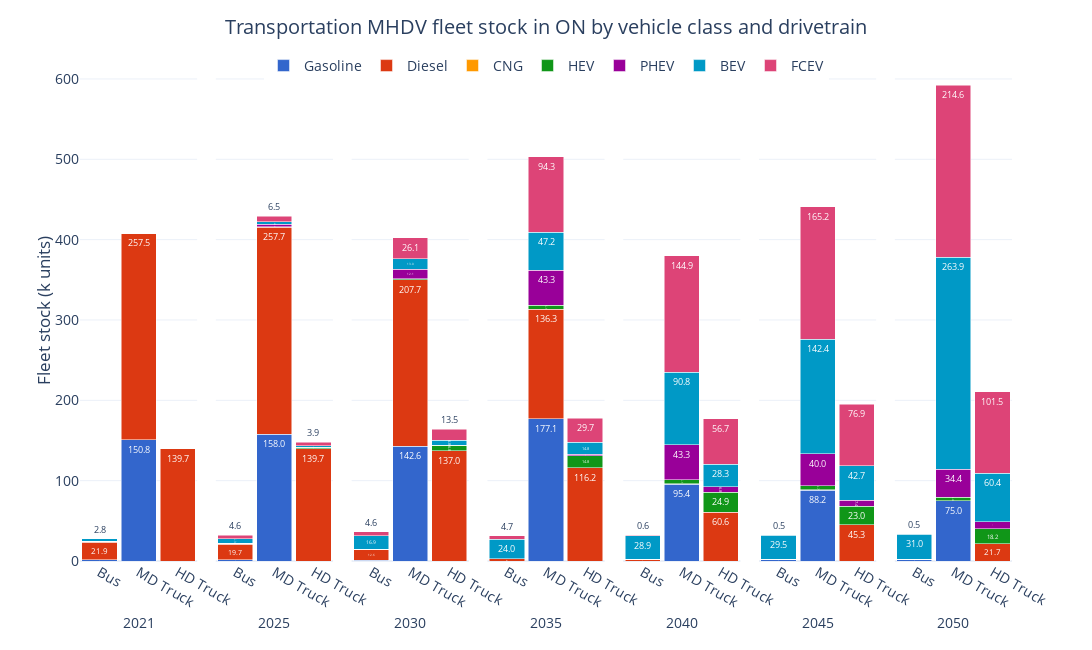

Write notebook code for a chart like this one.
### Code cell
ref_fig = ref_trncap[ref_trncap['Vehicle Class'].isin(['MD Truck', 'HD Truck', 'Bus'])][['Period', 'Vehicle Class', 'Capacity (M units)', 'Carrier']].groupby(['Period', 'Vehicle Class', 'Carrier'], as_index=False).sum()
ref_fig['Capacity (k units)'] = ref_fig['Capacity (M units)']*1E3

ref_fig['Carrier'] = pd.Categorical(ref_fig['Carrier'], categories=drivetrain_order, ordered=True)
ref_fig = ref_fig.sort_values(['Carrier', 'Period'])

fig = px.bar(ref_fig, 
             x='Vehicle Class', 
             y='Capacity (k units)', 
             color='Carrier', 
             barmode='stack', 
             facet_col='Period',
             facet_col_spacing=2E-2,
             template='plotly_white',
             color_discrete_sequence=px.colors.qualitative.G10[:7] + px.colors.qualitative.G10[8:],
             text_auto='.1f',
            #  text='Demand (PJ)_sum'
             width=1150, height=650,
             )

fig.update_layout(title=dict(
        text='Transportation MHDV fleet stock in ON by vehicle class and drivetrain',
        x=0.5, 
        y=0.97,
        xanchor='center',
        yanchor='top'
    ),
    xaxis=dict(title='Period'),
    yaxis=dict(title='Fleet stock (k units)',
               dtick=100),
    yaxis_title_standoff=0,
    legend_title_text='',
    bargap=0.1,
    legend=dict(
        orientation='h',  
        yanchor='top',
        y=1.02,  
        xanchor='center',
        x=0.5),
    font=dict(
        # family="Open Sans",
        size=14)
    )

for annotation in fig.layout.annotations:
    annotation.text = annotation.text.split('=')[1]
    annotation.y = -0.1  
    annotation.yanchor = 'top' 

for axis in fig.layout:
    if axis.startswith('xaxis'):
        fig.layout[axis].title.text = ''

fig.for_each_trace(lambda trace: trace.update(textfont=dict(size=9)))

fig.show()

### Figure 1 — Plotly figure (JSON) as saved in the notebook; plotly's stock layout.template omitted (floating-point values rounded to 4 significant figures)
{"data": [{"alignmentgroup": "True", "hovertemplate": "Carrier=Gasoline<br>Period=2021<br>Vehicle Class=%{x}<br>Capacity (k units)=%{y}<extra></extra>", "legendgroup": "Gasoline", "marker": {"color": "#3366CC", "pattern": {"shape": ""}}, "name": "Gasoline", "offsetgroup": "Gasoline", "orientation": "v", "showlegend": true, "textfont": {"size": 9}, "textposition": "auto", "texttemplate": "%{y:.1f}", "type": "bar", "x": ["Bus", "MD Truck"], "xaxis": "x", "y": [1.515, 150.8], "yaxis": "y"}, {"alignmentgroup": "True", "hovertemplate": "Carrier=Gasoline<br>Period=2025<br>Vehicle Class=%{x}<br>Capacity (k units)=%{y}<extra></extra>", "legendgroup": "Gasoline", "marker": {"color": "#3366CC", "pattern": {"shape": ""}}, "name": "Gasoline", "offsetgroup": "Gasoline", "orientation": "v", "showlegend": false, "textfont": {"size": 9}, "textposition": "auto", "texttemplate": "%{y:.1f}", "type": "bar", "x": ["Bus", "MD Truck"], "xaxis": "x2", "y": [1.452, 158.0], "yaxis": "y2"}, {"alignmentgroup": "True", "hovertemplate": "Carrier=Gasoline<br>Period=2030<br>Vehicle Class=%{x}<br>Capacity (k units)=%{y}<extra></extra>", "legendgroup": "Gasoline", "marker": {"color": "#3366CC", "pattern": {"shape": ""}}, "name": "Gasoline", "offsetgroup": "Gasoline", "orientation": "v", "showlegend": false, "textfont": {"size": 9}, "textposition": "auto", "texttemplate": "%{y:.1f}", "type": "bar", "x": ["Bus", "MD Truck"], "xaxis": "x3", "y": [1.11, 142.6], "yaxis": "y3"}, {"alignmentgroup": "True", "hovertemplate": "Carrier=Gasoline<br>Period=2035<br>Vehicle Class=%{x}<br>Capacity (k units)=%{y}<extra></extra>", "legendgroup": "Gasoline", "marker": {"color": "#3366CC", "pattern": {"shape": ""}}, "name": "Gasoline", "offsetgroup": "Gasoline", "orientation": "v", "showlegend": false, "textfont": {"size": 9}, "textposition": "auto", "texttemplate": "%{y:.1f}", "type": "bar", "x": ["Bus", "MD Truck"], "xaxis": "x4", "y": [0.005538, 177.1], "yaxis": "y4"}, {"alignmentgroup": "True", "hovertemplate": "Carrier=Gasoline<br>Period=2040<br>Vehicle Class=%{x}<br>Capacity (k units)=%{y}<extra></extra>", "legendgroup": "Gasoline", "marker": {"color": "#3366CC", "pattern": {"shape": ""}}, "name": "Gasoline", "offsetgroup": "Gasoline", "orientation": "v", "showlegend": false, "textfont": {"size": 9}, "textposition": "auto", "texttemplate": "%{y:.1f}", "type": "bar", "x": ["Bus", "MD Truck"], "xaxis": "x5", "y": [0.002636, 95.41], "yaxis": "y5"}, {"alignmentgroup": "True", "hovertemplate": "Carrier=Gasoline<br>Period=2045<br>Vehicle Class=%{x}<br>Capacity (k units)=%{y}<extra></extra>", "legendgroup": "Gasoline", "marker": {"color": "#3366CC", "pattern": {"shape": ""}}, "name": "Gasoline", "offsetgroup": "Gasoline", "orientation": "v", "showlegend": false, "textfont": {"size": 9}, "textposition": "auto", "texttemplate": "%{y:.1f}", "type": "bar", "x": ["Bus", "MD Truck"], "xaxis": "x6", "y": [1.312, 88.24], "yaxis": "y6"}, {"alignmentgroup": "True", "hovertemplate": "Carrier=Gasoline<br>Period=2050<br>Vehicle Class=%{x}<br>Capacity (k units)=%{y}<extra></extra>", "legendgroup": "Gasoline", "marker": {"color": "#3366CC", "pattern": {"shape": ""}}, "name": "Gasoline", "offsetgroup": "Gasoline", "orientation": "v", "showlegend": false, "textfont": {"size": 9}, "textposition": "auto", "texttemplate": "%{y:.1f}", "type": "bar", "x": ["Bus", "MD Truck"], "xaxis": "x7", "y": [2.305, 75.02], "yaxis": "y7"}, {"alignmentgroup": "True", "hovertemplate": "Carrier=Diesel<br>Period=2021<br>Vehicle Class=%{x}<br>Capacity (k units)=%{y}<extra></extra>", "legendgroup": "Diesel", "marker": {"color": "#DC3912", "pattern": {"shape": ""}}, "name": "Diesel", "offsetgroup": "Diesel", "orientation": "v", "showlegend": true, "textfont": {"size": 9}, "textposition": "auto", "texttemplate": "%{y:.1f}", "type": "bar", "x": ["Bus", "HD Truck", "MD Truck"], "xaxis": "x", "y": [21.94, 139.7, 257.5], "yaxis": "y"}, {"alignmentgroup": "True", "hovertemplate": "Carrier=Diesel<br>Period=2025<br>Vehicle Class=%{x}<br>Capacity (k units)=%{y}<extra></extra>", "legendgroup": "Diesel", "marker": {"color": "#DC3912", "pattern": {"shape": ""}}, "name": "Diesel", "offsetgroup": "Diesel", "orientation": "v", "showlegend": false, "textfont": {"size": 9}, "textposition": "auto", "texttemplate": "%{y:.1f}", "type": "bar", "x": ["Bus", "HD Truck", "MD Truck"], "xaxis": "x2", "y": [19.7, 139.7, 257.7], "yaxis": "y2"}, {"alignmentgroup": "True", "hovertemplate": "Carrier=Diesel<br>Period=2030<br>Vehicle Class=%{x}<br>Capacity (k units)=%{y}<extra></extra>", "legendgroup": "Diesel", "marker": {"color": "#DC3912", "pattern": {"shape": ""}}, "name": "Diesel", "offsetgroup": "Diesel", "orientation": "v", "showlegend": false, "textfont": {"size": 9}, "textposition": "auto", "texttemplate": "%{y:.1f}", "type": "bar", "x": ["Bus", "HD Truck", "MD Truck"], "xaxis": "x3", "y": [12.62, 137.0, 207.7], "yaxis": "y3"}, {"alignmentgroup": "True", "hovertemplate": "Carrier=Diesel<br>Period=2035<br>Vehicle Class=%{x}<br>Capacity (k units)=%{y}<extra></extra>", "legendgroup": "Diesel", "marker": {"color": "#DC3912", "pattern": {"shape": ""}}, "name": "Diesel", "offsetgroup": "Diesel", "orientation": "v", "showlegend": false, "textfont": {"size": 9}, "textposition": "auto", "texttemplate": "%{y:.1f}", "type": "bar", "x": ["Bus", "HD Truck", "MD Truck"], "xaxis": "x4", "y": [2.807, 116.2, 136.3], "yaxis": "y4"}, {"alignmentgroup": "True", "hovertemplate": "Carrier=Diesel<br>Period=2040<br>Vehicle Class=%{x}<br>Capacity (k units)=%{y}<extra></extra>", "legendgroup": "Diesel", "marker": {"color": "#DC3912", "pattern": {"shape": ""}}, "name": "Diesel", "offsetgroup": "Diesel", "orientation": "v", "showlegend": false, "textfont": {"size": 9}, "textposition": "auto", "texttemplate": "%{y:.1f}", "type": "bar", "x": ["Bus", "HD Truck", "MD Truck"], "xaxis": "x5", "y": [2.339, 60.63, 0.7193], "yaxis": "y5"}, {"alignmentgroup": "True", "hovertemplate": "Carrier=Diesel<br>Period=2045<br>Vehicle Class=%{x}<br>Capacity (k units)=%{y}<extra></extra>", "legendgroup": "Diesel", "marker": {"color": "#DC3912", "pattern": {"shape": ""}}, "name": "Diesel", "offsetgroup": "Diesel", "orientation": "v", "showlegend": false, "textfont": {"size": 9}, "textposition": "auto", "texttemplate": "%{y:.1f}", "type": "bar", "x": ["Bus", "HD Truck", "MD Truck"], "xaxis": "x6", "y": [1.095, 45.31, 0.4768], "yaxis": "y6"}, {"alignmentgroup": "True", "hovertemplate": "Carrier=Diesel<br>Period=2050<br>Vehicle Class=%{x}<br>Capacity (k units)=%{y}<extra></extra>", "legendgroup": "Diesel", "marker": {"color": "#DC3912", "pattern": {"shape": ""}}, "name": "Diesel", "offsetgroup": "Diesel", "orientation": "v", "showlegend": false, "textfont": {"size": 9}, "textposition": "auto", "texttemplate": "%{y:.1f}", "type": "bar", "x": ["Bus", "HD Truck", "MD Truck"], "xaxis": "x7", "y": [0.05898, 21.73, 0.1418], "yaxis": "y7"}, {"alignmentgroup": "True", "hovertemplate": "Carrier=CNG<br>Period=2021<br>Vehicle Class=%{x}<br>Capacity (k units)=%{y}<extra></extra>", "legendgroup": "CNG", "marker": {"color": "#FF9900", "pattern": {"shape": ""}}, "name": "CNG", "offsetgroup": "CNG", "orientation": "v", "showlegend": true, "textfont": {"size": 9}, "textposition": "auto", "texttemplate": "%{y:.1f}", "type": "bar", "x": ["Bus"], "xaxis": "x", "y": [0.8923], "yaxis": "y"}, {"alignmentgroup": "True", "hovertemplate": "Carrier=CNG<br>Period=2025<br>Vehicle Class=%{x}<br>Capacity (k units)=%{y}<extra></extra>", "legendgroup": "CNG", "marker": {"color": "#FF9900", "pattern": {"shape": ""}}, "name": "CNG", "offsetgroup": "CNG", "orientation": "v", "showlegend": false, "textfont": {"size": 9}, "textposition": "auto", "texttemplate": "%{y:.1f}", "type": "bar", "x": ["Bus"], "xaxis": "x2", "y": [0.8773], "yaxis": "y2"}, {"alignmentgroup": "True", "hovertemplate": "Carrier=CNG<br>Period=2030<br>Vehicle Class=%{x}<br>Capacity (k units)=%{y}<extra></extra>", "legendgroup": "CNG", "marker": {"color": "#FF9900", "pattern": {"shape": ""}}, "name": "CNG", "offsetgroup": "CNG", "orientation": "v", "showlegend": false, "textfont": {"size": 9}, "textposition": "auto", "texttemplate": "%{y:.1f}", "type": "bar", "x": ["Bus"], "xaxis": "x3", "y": [0.8095], "yaxis": "y3"}, {"alignmentgroup": "True", "hovertemplate": "Carrier=CNG<br>Period=2035<br>Vehicle Class=%{x}<br>Capacity (k units)=%{y}<extra></extra>", "legendgroup": "CNG", "marker": {"color": "#FF9900", "pattern": {"shape": ""}}, "name": "CNG", "offsetgroup": "CNG", "orientation": "v", "showlegend": false, "textfont": {"size": 9}, "textposition": "auto", "texttemplate": "%{y:.1f}", "type": "bar", "x": ["Bus"], "xaxis": "x4", "y": [0.00471], "yaxis": "y4"}, {"alignmentgroup": "True", "hovertemplate": "Carrier=CNG<br>Period=2040<br>Vehicle Class=%{x}<br>Capacity (k units)=%{y}<extra></extra>", "legendgroup": "CNG", "marker": {"color": "#FF9900", "pattern": {"shape": ""}}, "name": "CNG", "offsetgroup": "CNG", "orientation": "v", "showlegend": false, "textfont": {"size": 9}, "textposition": "auto", "texttemplate": "%{y:.1f}", "type": "bar", "x": ["Bus"], "xaxis": "x5", "y": [0.001789], "yaxis": "y5"}, {"alignmentgroup": "True", "hovertemplate": "Carrier=CNG<br>Period=2045<br>Vehicle Class=%{x}<br>Capacity (k units)=%{y}<extra></extra>", "legendgroup": "CNG", "marker": {"color": "#FF9900", "pattern": {"shape": ""}}, "name": "CNG", "offsetgroup": "CNG", "orientation": "v", "showlegend": false, "textfont": {"size": 9}, "textposition": "auto", "texttemplate": "%{y:.1f}", "type": "bar", "x": ["Bus"], "xaxis": "x6", "y": [0], "yaxis": "y6"}, {"alignmentgroup": "True", "hovertemplate": "Carrier=CNG<br>Period=2050<br>Vehicle Class=%{x}<br>Capacity (k units)=%{y}<extra></extra>", "legendgroup": "CNG", "marker": {"color": "#FF9900", "pattern": {"shape": ""}}, "name": "CNG", "offsetgroup": "CNG", "orientation": "v", "showlegend": false, "textfont": {"size": 9}, "textposition": "auto", "texttemplate": "%{y:.1f}", "type": "bar", "x": ["Bus"], "xaxis": "x7", "y": [0], "yaxis": "y7"}, {"alignmentgroup": "True", "hovertemplate": "Carrier=HEV<br>Period=2021<br>Vehicle Class=%{x}<br>Capacity (k units)=%{y}<extra></extra>", "legendgroup": "HEV", "marker": {"color": "#109618", "pattern": {"shape": ""}}, "name": "HEV", "offsetgroup": "HEV", "orientation": "v", "showlegend": true, "textfont": {"size": 9}, "textposition": "auto", "texttemplate": "%{y:.1f}", "type": "bar", "x": ["Bus", "HD Truck", "MD Truck"], "xaxis": "x", "y": [0.2311, 0, 0], "yaxis": "y"}, {"alignmentgroup": "True", "hovertemplate": "Carrier=HEV<br>Period=2025<br>Vehicle Class=%{x}<br>Capacity (k units)=%{y}<extra></extra>", "legendgroup": "HEV", "marker": {"color": "#109618", "pattern": {"shape": ""}}, "name": "HEV", "offsetgroup": "HEV", "orientation": "v", "showlegend": false, "textfont": {"size": 9}, "textposition": "auto", "texttemplate": "%{y:.1f}", "type": "bar", "x": ["Bus", "HD Truck", "MD Truck"], "xaxis": "x2", "y": [0.234, 1.97, 0.3838], "yaxis": "y2"}, {"alignmentgroup": "True", "hovertemplate": "Carrier=HEV<br>Period=2030<br>Vehicle Class=%{x}<br>Capacity (k units)=%{y}<extra></extra>", "legendgroup": "HEV", "marker": {"color": "#109618", "pattern": {"shape": ""}}, "name": "HEV", "offsetgroup": "HEV", "orientation": "v", "showlegend": false, "textfont": {"size": 9}, "textposition": "auto", "texttemplate": "%{y:.1f}", "type": "bar", "x": ["Bus", "HD Truck", "MD Truck"], "xaxis": "x3", "y": [0.2364, 6.765, 0.7388], "yaxis": "y3"}, {"alignmentgroup": "True", "hovertemplate": "Carrier=HEV<br>Period=2035<br>Vehicle Class=%{x}<br>Capacity (k units)=%{y}<extra></extra>", "legendgroup": "HEV", "marker": {"color": "#109618", "pattern": {"shape": ""}}, "name": "HEV", "offsetgroup": "HEV", "orientation": "v", "showlegend": false, "textfont": {"size": 9}, "textposition": "auto", "texttemplate": "%{y:.1f}", "type": "bar", "x": ["Bus", "HD Truck", "MD Truck"], "xaxis": "x4", "y": [0.005381, 14.83, 5.108], "yaxis": "y4"}, {"alignmentgroup": "True", "hovertemplate": "Carrier=HEV<br>Period=2040<br>Vehicle Class=%{x}<br>Capacity (k units)=%{y}<extra></extra>", "legendgroup": "HEV", "marker": {"color": "#109618", "pattern": {"shape": ""}}, "name": "HEV", "offsetgroup": "HEV", "orientation": "v", "showlegend": false, "textfont": {"size": 9}, "textposition": "auto", "texttemplate": "%{y:.1f}", "type": "bar", "x": ["Bus", "HD Truck", "MD Truck"], "xaxis": "x5", "y": [0.002505, 24.93, 5.108], "yaxis": "y5"}, {"alignmentgroup": "True", "hovertemplate": "Carrier=HEV<br>Period=2045<br>Vehicle Class=%{x}<br>Capacity (k units)=%{y}<extra></extra>", "legendgroup": "HEV", "marker": {"color": "#109618", "pattern": {"shape": ""}}, "name": "HEV", "offsetgroup": "HEV", "orientation": "v", "showlegend": false, "textfont": {"size": 9}, "textposition": "auto", "texttemplate": "%{y:.1f}", "type": "bar", "x": ["Bus", "HD Truck", "MD Truck"], "xaxis": "x6", "y": [0.0001308, 22.96, 4.724], "yaxis": "y6"}, {"alignmentgroup": "True", "hovertemplate": "Carrier=HEV<br>Period=2050<br>Vehicle Class=%{x}<br>Capacity (k units)=%{y}<extra></extra>", "legendgroup": "HEV", "marker": {"color": "#109618", "pattern": {"shape": ""}}, "name": "HEV", "offsetgroup": "HEV", "orientation": "v", "showlegend": false, "textfont": {"size": 9}, "textposition": "auto", "texttemplate": "%{y:.1f}", "type": "bar", "x": ["Bus", "HD Truck", "MD Truck"], "xaxis": "x7", "y": [4.564e-05, 18.17, 4.369], "yaxis": "y7"}, {"alignmentgroup": "True", "hovertemplate": "Carrier=PHEV<br>Period=2021<br>Vehicle Class=%{x}<br>Capacity (k units)=%{y}<extra></extra>", "legendgroup": "PHEV", "marker": {"color": "#990099", "pattern": {"shape": ""}}, "name": "PHEV", "offsetgroup": "PHEV", "orientation": "v", "showlegend": true, "textfont": {"size": 9}, "textposition": "auto", "texttemplate": "%{y:.1f}", "type": "bar", "x": ["Bus", "HD Truck", "MD Truck"], "xaxis": "x", "y": [0, 0, 0], "yaxis": "y"}, {"alignmentgroup": "True", "hovertemplate": "Carrier=PHEV<br>Period=2025<br>Vehicle Class=%{x}<br>Capacity (k units)=%{y}<extra></extra>", "legendgroup": "PHEV", "marker": {"color": "#990099", "pattern": {"shape": ""}}, "name": "PHEV", "offsetgroup": "PHEV", "orientation": "v", "showlegend": false, "textfont": {"size": 9}, "textposition": "auto", "texttemplate": "%{y:.1f}", "type": "bar", "x": ["Bus", "HD Truck", "MD Truck"], "xaxis": "x2", "y": [0, 0, 3.25], "yaxis": "y2"}, {"alignmentgroup": "True", "hovertemplate": "Carrier=PHEV<br>Period=2030<br>Vehicle Class=%{x}<br>Capacity (k units)=%{y}<extra></extra>", "legendgroup": "PHEV", "marker": {"color": "#990099", "pattern": {"shape": ""}}, "name": "PHEV", "offsetgroup": "PHEV", "orientation": "v", "showlegend": false, "textfont": {"size": 9}, "textposition": "auto", "texttemplate": "%{y:.1f}", "type": "bar", "x": ["Bus", "HD Truck", "MD Truck"], "xaxis": "x3", "y": [0, 0, 12.1], "yaxis": "y3"}, {"alignmentgroup": "True", "hovertemplate": "Carrier=PHEV<br>Period=2035<br>Vehicle Class=%{x}<br>Capacity (k units)=%{y}<extra></extra>", "legendgroup": "PHEV", "marker": {"color": "#990099", "pattern": {"shape": ""}}, "name": "PHEV", "offsetgroup": "PHEV", "orientation": "v", "showlegend": false, "textfont": {"size": 9}, "textposition": "auto", "texttemplate": "%{y:.1f}", "type": "bar", "x": ["Bus", "HD Truck", "MD Truck"], "xaxis": "x4", "y": [0, 1.97, 43.25], "yaxis": "y4"}, {"alignmentgroup": "True", "hovertemplate": "Carrier=PHEV<br>Period=2040<br>Vehicle Class=%{x}<br>Capacity (k units)=%{y}<extra></extra>", "legendgroup": "PHEV", "marker": {"color": "#990099", "pattern": {"shape": ""}}, "name": "PHEV", "offsetgroup": "PHEV", "orientation": "v", "showlegend": false, "textfont": {"size": 9}, "textposition": "auto", "texttemplate": "%{y:.1f}", "type": "bar", "x": ["Bus", "HD Truck", "MD Truck"], "xaxis": "x5", "y": [0, 6.759, 43.25], "yaxis": "y5"}, {"alignmentgroup": "True", "hovertemplate": "Carrier=PHEV<br>Period=2045<br>Vehicle Class=%{x}<br>Capacity (k units)=%{y}<extra></extra>", "legendgroup": "PHEV", "marker": {"color": "#990099", "pattern": {"shape": ""}}, "name": "PHEV", "offsetgroup": "PHEV", "orientation": "v", "showlegend": false, "textfont": {"size": 9}, "textposition": "auto", "texttemplate": "%{y:.1f}", "type": "bar", "x": ["Bus", "HD Truck", "MD Truck"], "xaxis": "x6", "y": [0, 7.402, 40.0], "yaxis": "y6"}, {"alignmentgroup": "True", "hovertemplate": "Carrier=PHEV<br>Period=2050<br>Vehicle Class=%{x}<br>Capacity (k units)=%{y}<extra></extra>", "legendgroup": "PHEV", "marker": {"color": "#990099", "pattern": {"shape": ""}}, "name": "PHEV", "offsetgroup": "PHEV", "orientation": "v", "showlegend": false, "textfont": {"size": 9}, "textposition": "auto", "texttemplate": "%{y:.1f}", "type": "bar", "x": ["Bus", "HD Truck", "MD Truck"], "xaxis": "x7", "y": [0, 8.859, 34.4], "yaxis": "y7"}, {"alignmentgroup": "True", "hovertemplate": "Carrier=BEV<br>Period=2021<br>Vehicle Class=%{x}<br>Capacity (k units)=%{y}<extra></extra>", "legendgroup": "BEV", "marker": {"color": "#0099C6", "pattern": {"shape": ""}}, "name": "BEV", "offsetgroup": "BEV", "orientation": "v", "showlegend": true, "textfont": {"size": 9}, "textposition": "auto", "texttemplate": "%{y:.1f}", "type": "bar", "x": ["Bus", "HD Truck", "MD Truck"], "xaxis": "x", "y": [2.822, 0, 0], "yaxis": "y"}, {"alignmentgroup": "True", "hovertemplate": "Carrier=BEV<br>Period=2025<br>Vehicle Class=%{x}<br>Capacity (k units)=%{y}<extra></extra>", "legendgroup": "BEV", "marker": {"color": "#0099C6", "pattern": {"shape": ""}}, "name": "BEV", "offsetgroup": "BEV", "orientation": "v", "showlegend": false, "textfont": {"size": 9}, "textposition": "auto", "texttemplate": "%{y:.1f}", "type": "bar", "x": ["Bus", "HD Truck", "MD Truck"], "xaxis": "x2", "y": [5.316, 1.97, 3.25], "yaxis": "y2"}, {"alignmentgroup": "True", "hovertemplate": "Carrier=BEV<br>Period=2030<br>Vehicle Class=%{x}<br>Capacity (k units)=%{y}<extra></extra>", "legendgroup": "BEV", "marker": {"color": "#0099C6", "pattern": {"shape": ""}}, "name": "BEV", "offsetgroup": "BEV", "orientation": "v", "showlegend": false, "textfont": {"size": 9}, "textposition": "auto", "texttemplate": "%{y:.1f}", "type": "bar", "x": ["Bus", "HD Truck", "MD Truck"], "xaxis": "x3", "y": [16.88, 6.765, 13.04], "yaxis": "y3"}, {"alignmentgroup": "True", "hovertemplate": "Carrier=BEV<br>Period=2035<br>Vehicle Class=%{x}<br>Capacity (k units)=%{y}<extra></extra>", "legendgroup": "BEV", "marker": {"color": "#0099C6", "pattern": {"shape": ""}}, "name": "BEV", "offsetgroup": "BEV", "orientation": "v", "showlegend": false, "textfont": {"size": 9}, "textposition": "auto", "texttemplate": "%{y:.1f}", "type": "bar", "x": ["Bus", "HD Truck", "MD Truck"], "xaxis": "x4", "y": [24.01, 14.83, 47.16], "yaxis": "y4"}, {"alignmentgroup": "True", "hovertemplate": "Carrier=BEV<br>Period=2040<br>Vehicle Class=%{x}<br>Capacity (k units)=%{y}<extra></extra>", "legendgroup": "BEV", "marker": {"color": "#0099C6", "pattern": {"shape": ""}}, "name": "BEV", "offsetgroup": "BEV", "orientation": "v", "showlegend": false, "textfont": {"size": 9}, "textposition": "auto", "texttemplate": "%{y:.1f}", "type": "bar", "x": ["Bus", "HD Truck", "MD Truck"], "xaxis": "x5", "y": [28.89, 28.34, 90.77], "yaxis": "y5"}, {"alignmentgroup": "True", "hovertemplate": "Carrier=BEV<br>Period=2045<br>Vehicle Class=%{x}<br>Capacity (k units)=%{y}<extra></extra>", "legendgroup": "BEV", "marker": {"color": "#0099C6", "pattern": {"shape": ""}}, "name": "BEV", "offsetgroup": "BEV", "orientation": "v", "showlegend": false, "textfont": {"size": 9}, "textposition": "auto", "texttemplate": "%{y:.1f}", "type": "bar", "x": ["Bus", "HD Truck", "MD Truck"], "xaxis": "x6", "y": [29.5, 42.7, 142.4], "yaxis": "y6"}, {"alignmentgroup": "True", "hovertemplate": "Carrier=BEV<br>Period=2050<br>Vehicle Class=%{x}<br>Capacity (k units)=%{y}<extra></extra>", "legendgroup": "BEV", "marker": {"color": "#0099C6", "pattern": {"shape": ""}}, "name": "BEV", "offsetgroup": "BEV", "orientation": "v", "showlegend": false, "textfont": {"size": 9}, "textposition": "auto", "texttemplate": "%{y:.1f}", "type": "bar", "x": ["Bus", "HD Truck", "MD Truck"], "xaxis": "x7", "y": [30.95, 60.4, 263.9], "yaxis": "y7"}, {"alignmentgroup": "True", "hovertemplate": "Carrier=FCEV<br>Period=2021<br>Vehicle Class=%{x}<br>Capacity (k units)=%{y}<extra></extra>", "legendgroup": "FCEV", "marker": {"color": "#DD4477", "pattern": {"shape": ""}}, "name": "FCEV", "offsetgroup": "FCEV", "orientation": "v", "showlegend": true, "textfont": {"size": 9}, "textposition": "auto", "texttemplate": "%{y:.1f}", "type": "bar", "x": ["Bus", "HD Truck", "MD Truck"], "xaxis": "x", "y": [0, 0, 0], "yaxis": "y"}, {"alignmentgroup": "True", "hovertemplate": "Carrier=FCEV<br>Period=2025<br>Vehicle Class=%{x}<br>Capacity (k units)=%{y}<extra></extra>", "legendgroup": "FCEV", "marker": {"color": "#DD4477", "pattern": {"shape": ""}}, "name": "FCEV", "offsetgroup": "FCEV", "orientation": "v", "showlegend": false, "textfont": {"size": 9}, "textposition": "auto", "texttemplate": "%{y:.1f}", "type": "bar", "x": ["Bus", "HD Truck", "MD Truck"], "xaxis": "x2", "y": [4.558, 3.94, 6.5], "yaxis": "y2"}, {"alignmentgroup": "True", "hovertemplate": "Carrier=FCEV<br>Period=2030<br>Vehicle Class=%{x}<br>Capacity (k units)=%{y}<extra></extra>", "legendgroup": "FCEV", "marker": {"color": "#DD4477", "pattern": {"shape": ""}}, "name": "FCEV", "offsetgroup": "FCEV", "orientation": "v", "showlegend": false, "textfont": {"size": 9}, "textposition": "auto", "texttemplate": "%{y:.1f}", "type": "bar", "x": ["Bus", "HD Truck", "MD Truck"], "xaxis": "x3", "y": [4.615, 13.53, 26.08], "yaxis": "y3"}, {"alignmentgroup": "True", "hovertemplate": "Carrier=FCEV<br>Period=2035<br>Vehicle Class=%{x}<br>Capacity (k units)=%{y}<extra></extra>", "legendgroup": "FCEV", "marker": {"color": "#DD4477", "pattern": {"shape": ""}}, "name": "FCEV", "offsetgroup": "FCEV", "orientation": "v", "showlegend": false, "textfont": {"size": 9}, "textposition": "auto", "texttemplate": "%{y:.1f}", "type": "bar", "x": ["Bus", "HD Truck", "MD Truck"], "xaxis": "x4", "y": [4.658, 29.66, 94.31], "yaxis": "y4"}, {"alignmentgroup": "True", "hovertemplate": "Carrier=FCEV<br>Period=2040<br>Vehicle Class=%{x}<br>Capacity (k units)=%{y}<extra></extra>", "legendgroup": "FCEV", "marker": {"color": "#DD4477", "pattern": {"shape": ""}}, "name": "FCEV", "offsetgroup": "FCEV", "orientation": "v", "showlegend": false, "textfont": {"size": 9}, "textposition": "auto", "texttemplate": "%{y:.1f}", "type": "bar", "x": ["Bus", "HD Truck", "MD Truck"], "xaxis": "x5", "y": [0.553, 56.68, 144.9], "yaxis": "y5"}, {"alignmentgroup": "True", "hovertemplate": "Carrier=FCEV<br>Period=2045<br>Vehicle Class=%{x}<br>Capacity (k units)=%{y}<extra></extra>", "legendgroup": "FCEV", "marker": {"color": "#DD4477", "pattern": {"shape": ""}}, "name": "FCEV", "offsetgroup": "FCEV", "orientation": "v", "showlegend": false, "textfont": {"size": 9}, "textposition": "auto", "texttemplate": "%{y:.1f}", "type": "bar", "x": ["Bus", "HD Truck", "MD Truck"], "xaxis": "x6", "y": [0.5066, 76.86, 165.2], "yaxis": "y6"}, {"alignmentgroup": "True", "hovertemplate": "Carrier=FCEV<br>Period=2050<br>Vehicle Class=%{x}<br>Capacity (k units)=%{y}<extra></extra>", "legendgroup": "FCEV", "marker": {"color": "#DD4477", "pattern": {"shape": ""}}, "name": "FCEV", "offsetgroup": "FCEV", "orientation": "v", "showlegend": false, "textfont": {"size": 9}, "textposition": "auto", "texttemplate": "%{y:.1f}", "type": "bar", "x": ["Bus", "HD Truck", "MD Truck"], "xaxis": "x7", "y": [0.4709, 101.5, 214.6], "yaxis": "y7"}], "layout": {"annotations": [{"font": {}, "showarrow": false, "text": "2021", "x": 0.06286, "xanchor": "center", "xref": "paper", "y": -0.1, "yanchor": "top", "yref": "paper"}, {"font": {}, "showarrow": false, "text": "2025", "x": 0.2086, "xanchor": "center", "xref": "paper", "y": -0.1, "yanchor": "top", "yref": "paper"}, {"font": {}, "showarrow": false, "text": "2030", "x": 0.3543, "xanchor": "center", "xref": "paper", "y": -0.1, "yanchor": "top", "yref": "paper"}, {"font": {}, "showarrow": false, "text": "2035", "x": 0.5, "xanchor": "center", "xref": "paper", "y": -0.1, "yanchor": "top", "yref": "paper"}, {"font": {}, "showarrow": false, "text": "2040", "x": 0.6457, "xanchor": "center", "xref": "paper", "y": -0.1, "yanchor": "top", "yref": "paper"}, {"font": {}, "showarrow": false, "text": "2045", "x": 0.7914, "xanchor": "center", "xref": "paper", "y": -0.1, "yanchor": "top", "yref": "paper"}, {"font": {}, "showarrow": false, "text": "2050", "x": 0.9371, "xanchor": "center", "xref": "paper", "y": -0.1, "yanchor": "top", "yref": "paper"}], "bargap": 0.1, "barmode": "stack", "font": {"size": 14}, "height": 650, "legend": {"orientation": "h", "title": {"text": ""}, "tracegroupgap": 0, "x": 0.5, "xanchor": "center", "y": 1.02, "yanchor": "top"}, "margin": {"t": 60}, "title": {"text": "Transportation MHDV fleet stock in ON by vehicle class and drivetrain", "x": 0.5, "xanchor": "center", "y": 0.97, "yanchor": "top"}, "width": 1150, "xaxis": {"anchor": "y", "domain": [0, 0.1257], "title": {"text": ""}}, "xaxis2": {"anchor": "y2", "domain": [0.1457, 0.2714], "matches": "x", "title": {"text": ""}}, "xaxis3": {"anchor": "y3", "domain": [0.2914, 0.4171], "matches": "x", "title": {"text": ""}}, "xaxis4": {"anchor": "y4", "domain": [0.4371, 0.5629], "matches": "x", "title": {"text": ""}}, "xaxis5": {"anchor": "y5", "domain": [0.5829, 0.7086], "matches": "x", "title": {"text": ""}}, "xaxis6": {"anchor": "y6", "domain": [0.7286, 0.8543], "matches": "x", "title": {"text": ""}}, "xaxis7": {"anchor": "y7", "domain": [0.8743, 1.0], "matches": "x", "title": {"text": ""}}, "yaxis": {"anchor": "x", "domain": [0, 1], "dtick": 100, "title": {"standoff": 0, "text": "Fleet stock (k units)"}}, "yaxis2": {"anchor": "x2", "domain": [0, 1], "matches": "y", "showticklabels": false}, "yaxis3": {"anchor": "x3", "domain": [0, 1], "matches": "y", "showticklabels": false}, "yaxis4": {"anchor": "x4", "domain": [0, 1], "matches": "y", "showticklabels": false}, "yaxis5": {"anchor": "x5", "domain": [0, 1], "matches": "y", "showticklabels": false}, "yaxis6": {"anchor": "x6", "domain": [0, 1], "matches": "y", "showticklabels": false}, "yaxis7": {"anchor": "x7", "domain": [0, 1], "matches": "y", "showticklabels": false}}}
